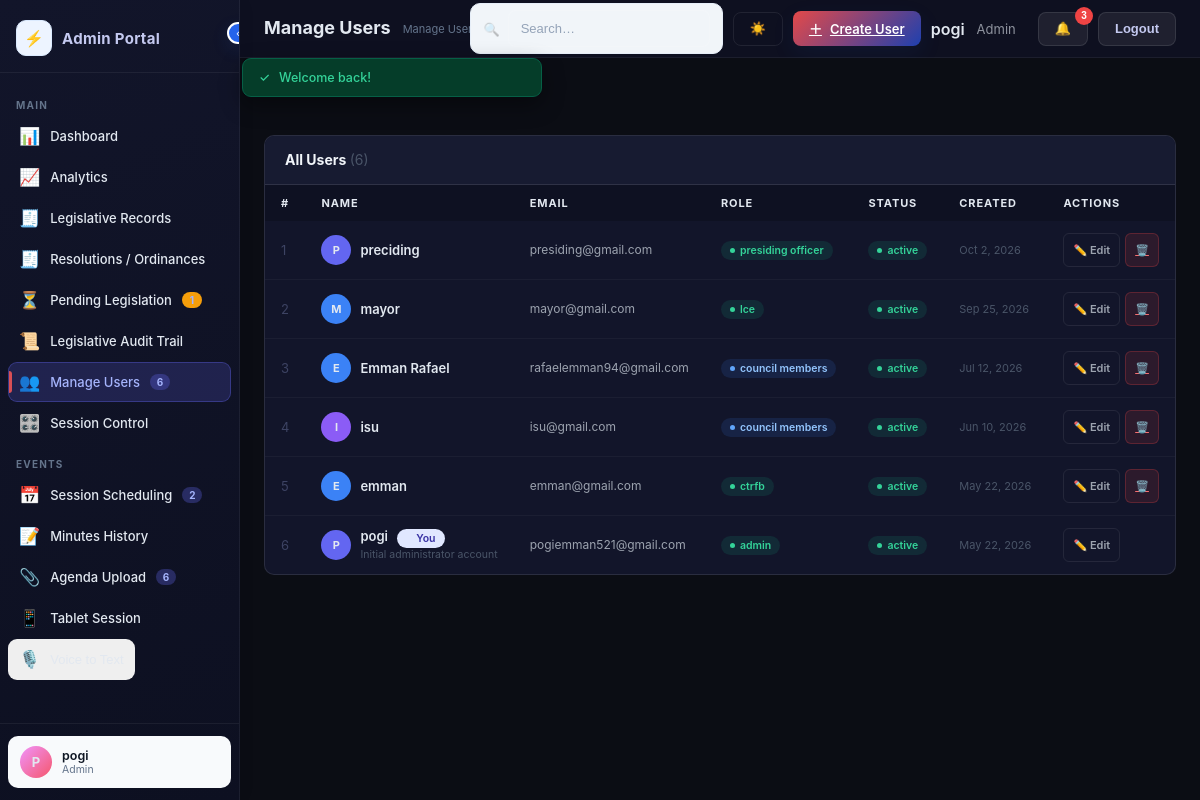
/index.php?page=users (signed in), run on the app's committed database.
### tables this page shows
CREATE TABLE `users` (
  `id` varchar(32) NOT NULL,
  `name` varchar(255) NOT NULL,
  `email` varchar(255) NOT NULL,
  `password` varchar(255) NOT NULL,
  `role` varchar(50) NOT NULL,
  `status` varchar(50) NOT NULL,
  `notes` text DEFAULT NULL,
  `created_at` datetime(6) NOT NULL,
  `notifications` text DEFAULT NULL,
  `is_council_member` tinyint(1) NOT NULL DEFAULT 0,
  `email_notifications_enabled` tinyint(1) NOT NULL DEFAULT 1
);

### app/views/users.php (the view, shortened to what the rows shown need)
<div id="pg-users" class="page active">
  <div class="card">
    <table>
      <thead><tr><th>#</th><th>Name</th><th>Email</th><th>Role</th><th>Status</th><th>Created</th><th>Actions</th></tr></thead>
      <tbody>
        <?php if (count($users) === 0): ?>
          <tr><td colspan="7"></td></tr>
        <?php else: ?>
          <?php $i = 1; foreach ($users as $user): ?>
            <tr>
              <td style="color:#3d4363"><?= $i++ ?></td>
              <td><div style="display:flex;align-items:center;gap:9px"><div style="width:30px;height:30px;border-radius:50%;background:<?= avatarColor($user['name']) ?>;display:flex;align-items:center;justify-content:center;font-size:11px;font-weight:700;flex-shrink:0"><?= esc(strtoupper($user['name'][0] ?? 'A')) ?></div><div><div style="font-weight:600;font-size:13px"><?= esc($user['name']) ?><?php if (($currentUser['id'] ?? '') === ($user['id'] ?? '')): ?> <span class="badge" style="margin-left:6px;background:#e0e7ff;color:#3730a3">You</span><?php endif; ?></div><?= $user['notes'] ? '<div style="font-size:10.5px;color:#4a5568">' . esc(mb_substr($user['notes'], 0, 40)) . '</div>' : '' ?></div></div></td>
              <td style="color:#9ca3af;font-size:12px"><?= esc($user['email']) ?></td>
              <td><span class="badge <?= badgeClass($user['role']) ?>"><?= esc($user['role']) ?></span></td>
              <td><span class="badge <?= badgeClass($user['status']) ?>"><?= esc($user['status']) ?></span></td>
              <td style="color:#4a5568;font-size:11px"><?= fmtDate($user['created_at']) ?></td>
              <td><div class="row-actions"><a class="btn btn-ghost btn-xs" href="?page=users&open=user&type=user&edit=<?= esc($user['id']) ?>">✏️ Edit</a><?php if (($currentUser['id'] ?? '') !== ($user['id'] ?? '')): ?><a class="btn btn-danger btn-xs" href="?page=users&confirm=delete&type=user&id=<?= esc($user['id']) ?>">🗑️</a><?php endif; ?></div></td>
            </tr>
          <?php endforeach; ?>
        <?php endif; ?>
      </tbody>
    </table>
  </div>
</div>

### app/views/layout.php (shortened to what the rows shown need)
<?php
function esc($value): string
{
    return htmlspecialchars((string)$value, ENT_QUOTES, 'UTF-8');
}
function fmtDate($value): string
{
    $timestamp = strtotime($value);
    return date('M j, Y', $timestamp);
}
function badgeClass($value): string
{
    $map = [
        'active' => 'b-active',
        'inactive' => 'b-inactive',
        'suspended' => 'b-suspended',
        'scheduled' => 'b-ongoing',
        'ongoing' => 'b-ongoing',
        'completed' => 'b-completed',
        'cancelled' => 'b-cancelled',
        'admin' => 'b-admin',
        'user' => 'b-user',
        'council members' => 'b-user',
        'presiding officer' => 'b-admin',
        'ctrfb' => 'b-approved',
        'draft' => 'b-pending',
        'review' => 'b-ongoing',
        'published' => 'b-published',
        'approved' => 'b-approved',
        'rejected' => 'b-inactive',
    ];
    return $map[$value] ?? 'b-active';
}
function avatarColor($name): string
{
    $colors = ['#6366f1', '#8b5cf6', '#ec4899', '#f59e0b', '#10b981', '#3b82f6', '#ef4444', '#06b6d4'];
    return $colors[ord($name[0] ?? 'A') % count($colors)];
}
?>
<!DOCTYPE html>
<html lang="en">
<head>
<link rel="stylesheet" href="public/assets/style.css?v=<?= (int)@filemtime(dirname(__DIR__, 2) . '/public/assets/style.css') ?>" />
</head>
<body data-page="<?= esc($page) ?>">
<div id="app">
  <div id="sidebar">
    <div class="sb-foot">
      <?php $__displayName = $currentUser['name'] ?? 'Guest'; $__displayRole = $currentUser['role'] ?? 'visitor'; ?>
      <div class="admin-card">
        <div class="avatar" style="background:linear-gradient(135deg,#f093fb,#f5576c)"><?= esc(mb_strtoupper(mb_substr($__displayName, 0, 1))) ?></div>
        <div class="admin-text">
          <div class="admin-name-txt"><?= esc($__displayName) ?></div>
          <div class="admin-role-txt"><?= esc(ucfirst($__displayRole)) ?></div>
        </div>
      </div>
    </div>
  </div>
  <div id="main">
    <div class="topbar">
      <div class="topbar-right">
        <?php if (!empty($currentUser)): ?>
          <div class="user-info" style="display:flex;align-items:center;gap:12px;margin-right:12px">
            <div class="user-name" style="font-weight:600"><?= esc($currentUser['name'] ?? 'User') ?></div>
            <div class="user-role" style="opacity:.6;font-size:13px"><?= esc(ucfirst($currentUser['role'] ?? 'user')) ?></div>
          </div>
          <?php if (!empty($notifications)): ?>
            <?php if (count($notifications) > 0): ?>
              <?php $unreadCount = count(array_filter($notifications, fn($n) => empty($n['read']))); ?>
              <div class="notification-wrapper">
                <button type="button" class="btn btn-secondary notification-toggle" id="notificationToggle" aria-label="Open notifications">
                  🔔
                  <?php if ($unreadCount > 0): ?>
                    <span class="notification-count"><?= $unreadCount ?></span>
                  <?php endif; ?>
                </button>
              </div>
            <?php endif; ?>
          <?php endif; ?>
          <form method="post" action="index.php" style="margin:0">
            <button type="submit" class="btn btn-secondary">Logout</button>
          </form>
      <?php endif; ?>
      </div>
    </div>
    <div id="content">
      <?php $viewPage = $page === 'legislative-audit-trail' ? 'legislative-ledger' : $page; include __DIR__ . '/' . $viewPage . '.php'; ?>
    </div>
  </div>
</div>
</body>
</html>

### data on the page
users: name "P", name "pogi", role "Admin", shows "You", notes "Initial administrator account", email "pogiemman521@gmail.com", role "admin", status "active", created_at "May 22, 2026"
users: name "P", name "preciding", email "presiding@gmail.com", role "presiding officer", status "active", created_at "Oct 2, 2026"
users: name "M", name "mayor", email "mayor@gmail.com", role "lce", status "active", created_at "Sep 25, 2026"
users: name "E", name "Emman Rafael", email "rafaelemman94@gmail.com", role "council members", status "active", created_at "Jul 12, 2026"
users: name "I", name "isu", email "isu@gmail.com", role "council members", status "active", created_at "Jun 10, 2026"
users: name "E", name "emman", email "emman@gmail.com", role "ctrfb", status "active", created_at "May 22, 2026"

### other printed values
count($data['users']) "6"
count($data['sessions']) "2"
count($data['agendas']) "6"
$pageConfig['title'] "Manage Users"
$pageConfig['actionLabel'] "Create User"
$unreadCount "3"
$flash['message'] "Welcome back!"
count($users) "6"
